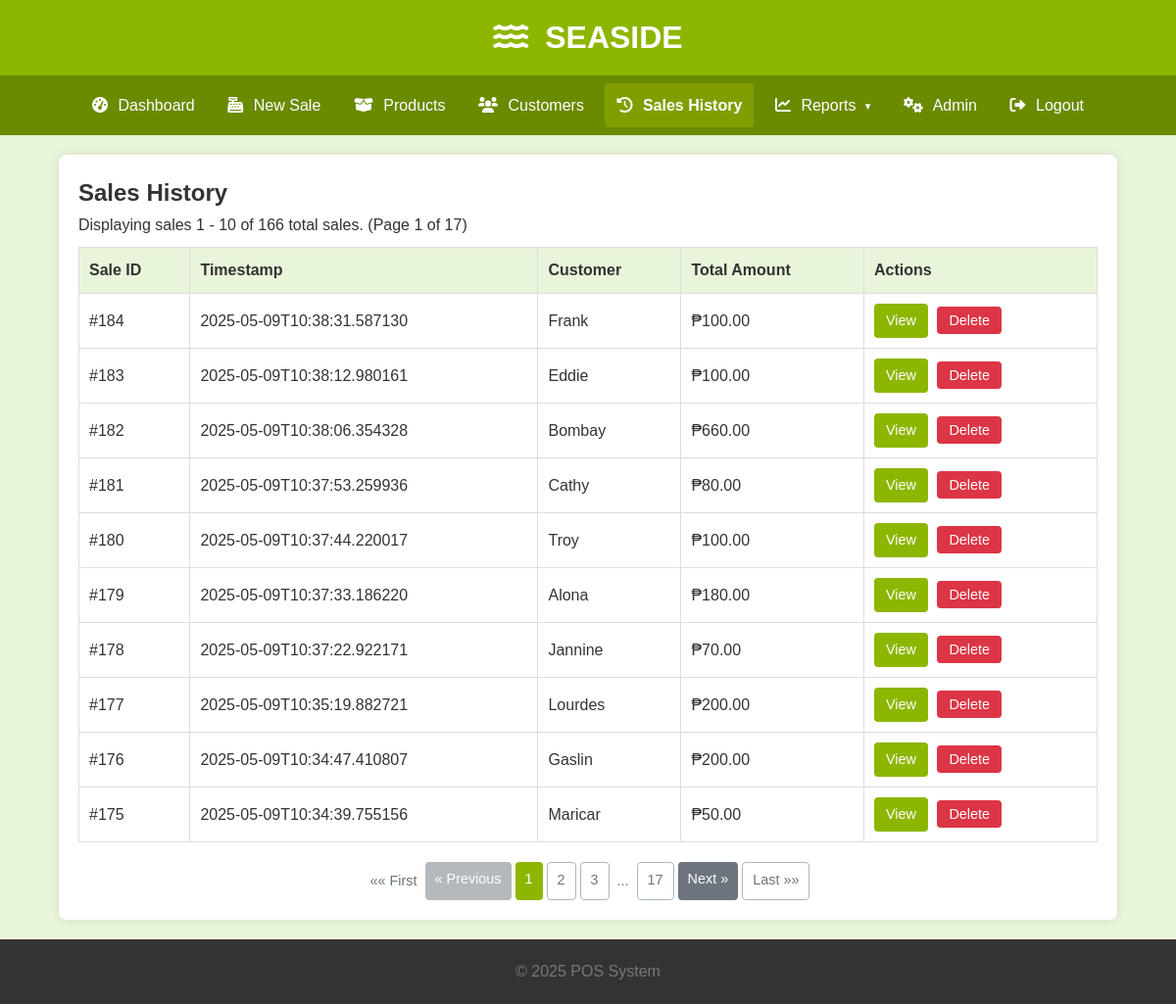
/sales (signed in), run on an earlier commit of the app's database.
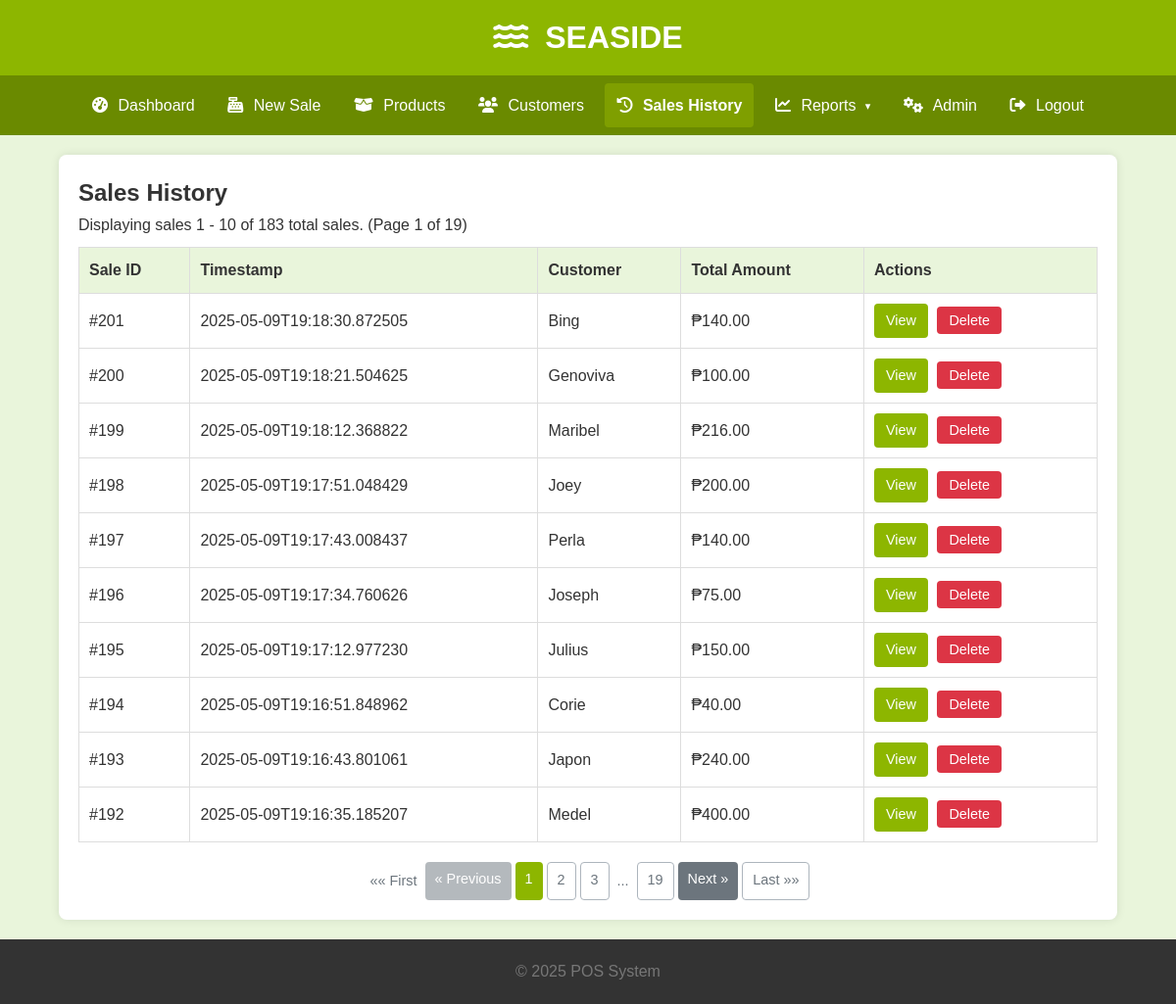
And on a later commit of the database.
### tables this page shows
CREATE TABLE Sales (
                SaleID INTEGER PRIMARY KEY AUTOINCREMENT,
                SaleTimestamp TEXT NOT NULL,
                TotalAmount REAL NOT NULL CHECK (TotalAmount >= 0),
                CustomerName TEXT DEFAULT 'N/A'
            );

### app.py (the view)
@app.route('/sales')
@app.route('/sales/page/<int:page_num>')
@login_required
def list_sales(page_num=1):
    total_sales = db.count_total_sales_db()
    sales_on_page = db.get_sales_paginated_db(page=page_num, per_page=ITEMS_PER_PAGE)
    if not sales_on_page and page_num > 1 and total_sales > 0:
        flash(f"No sales found on page {page_num}. Showing last available page.", "info")
        last_page = math.ceil(total_sales / ITEMS_PER_PAGE)
        return redirect(url_for('list_sales', page_num=last_page if last_page > 0 else 1))
    total_pages = math.ceil(total_sales / ITEMS_PER_PAGE) if total_sales > 0 else 0
    return render_template('sales/list.html',
                           sales=sales_on_page, title="Sales History",
                           current_page=page_num, total_pages=total_pages,
                           total_items=total_sales, per_page=ITEMS_PER_PAGE)

### app.py (called while the page is built)
@app.context_processor
def utility_processor():
    return {'now': datetime.datetime.now,
            'min': min,
            'max': max,
            'logged_in': session.get('logged_in', False),
            'calendar': calendar
            }

def login_required(f):
    @wraps(f)
    def decorated_function(*args, **kwargs):
        if not session.get('logged_in'):
            flash("Please log in to access this page.", "warning")
            return redirect(url_for('login', next=request.url))
        return f(*args, **kwargs)
    return decorated_function

### db_operations.py (called while the page is built)
def get_db_connection():
    conn = None
    try:
        conn = sqlite3.connect(DATABASE_URL)
        conn.row_factory = sqlite3.Row  # Access columns by name
        conn.execute("PRAGMA foreign_keys = ON;")  # Ensure foreign key constraints are enforced
        logging.debug("Database connection established.")
    except sqlite3.Error as e:
        logging.error(f"Database connection error: {e}", exc_info=True)
        raise  # Re-raise the exception if connection fails
    return conn

### templates/sales/list.html (shortened to what this page needs)
{% extends "base.html" %}
{% block content %}
<h2>Sales History</h2>
{% if sales %}
    <p style="margin-bottom: 10px;">
        Displaying sales {{ (current_page - 1) * per_page + 1 }} - {{ min(current_page * per_page, total_items) }} of {{ total_items }} total sales.
        (Page {{ current_page }} of {{ total_pages if total_pages > 0 else 1 }})
    </p>
    <div class="table-responsive-wrapper">
        <table>
            <thead>
                <tr>
                    <th>Sale ID</th>
                    <th>Timestamp</th>
                    <th>Customer</th>
                    <th>Total Amount</th>
                    <th>Actions</th>
                </tr>
            </thead>
            <tbody>
                {% for sale in sales %}
                <tr>
                    <td>#{{ sale.SaleID }}</td>
                    <td>{{ sale.SaleTimestamp }}</td>
                    <td>{{ sale.CustomerName if sale.CustomerName else 'N/A' }}</td>
                    <td>₱{{ "%.2f"|format(sale.TotalAmount) }}</td>
                    <td class="actions">
                        <a href="{{ url_for('view_sale', sale_id=sale.SaleID) }}" class="view-btn">View</a>
                        <form action="{{ url_for('delete_sale', sale_id=sale.SaleID) }}" method="POST" style="display:inline;" onsubmit="return confirm('Are you sure you want to delete Sale #{{ sale.SaleID }}? This will also delete all associated items and cannot be undone.');">
                             <button type="submit" class="delete-btn">Delete</button>
                        </form>
                    </td>
                </tr>
                {% endfor %}
            </tbody>
        </table>
    </div>
    {% if total_pages > 1 %}
    <div class="pagination" style="margin-top: 20px; text-align: center;">
        {% if current_page > 1 %} <a href="{{ url_for('list_sales', page_num=1) }}" class="btn btn-outline-secondary">&laquo;&laquo; First</a> {% else %} <span class="btn btn-outline-secondary disabled">&laquo;&laquo; First</span> {% endif %}
        {% if current_page > 1 %} <a href="{{ url_for('list_sales', page_num=current_page - 1) }}" class="btn btn-secondary">&laquo; Previous</a> {% else %} <span class="btn btn-secondary disabled">&laquo; Previous</span> {% endif %}
        {% set page_window = 2 %}
        {% set start_page = max(1, current_page - page_window) %}
        {% set end_page = min(total_pages, current_page + page_window) %}
        {% for page in range(start_page, end_page + 1) %} {% if page == current_page %} <span class="btn btn-primary current-page">{{ page }}</span> {% else %} <a href="{{ url_for('list_sales', page_num=page) }}" class="btn btn-outline-secondary">{{ page }}</a> {% endif %} {% endfor %}
        {% if end_page < total_pages %} {% if end_page < total_pages - 1 %} <span class="btn btn-outline-secondary disabled" style="border:none; background:transparent; padding: 8px 4px;">...</span> {% endif %} <a href="{{ url_for('list_sales', page_num=total_pages) }}" class="btn btn-outline-secondary">{{ total_pages }}</a> {% endif %}
        {% if current_page < total_pages %} <a href="{{ url_for('list_sales', page_num=current_page + 1) }}" class="btn btn-secondary">Next &raquo;</a> {% else %} <span class="btn btn-secondary disabled">Next &raquo;</span> {% endif %}
        {% if current_page < total_pages %} <a href="{{ url_for('list_sales', page_num=total_pages) }}" class="btn btn-outline-secondary">Last &raquo;&raquo;</a> {% else %} <span class="btn btn-outline-secondary disabled">Last &raquo;&raquo;</span> {% endif %}
    </div>
    {% endif %}
{% else %}
    <p>No sales recorded yet. <a href="{{ url_for('pos_interface') }}">Make a new sale!</a></p>
{% endif %}
{% endblock %}

What changed in the data, as far as the page shows it:
no longer on this page (row unchanged): Sales: SaleID "184", SaleTimestamp "2025-05-09T10:38:31.587130", CustomerName "Frank", TotalAmount "100.00"
no longer on this page (row unchanged): Sales: SaleID "183", SaleTimestamp "2025-05-09T10:38:12.980161", CustomerName "Eddie", TotalAmount "100.00"
no longer on this page (row unchanged): Sales: SaleID "182", SaleTimestamp "2025-05-09T10:38:06.354328", CustomerName "Bombay", TotalAmount "660.00"
no longer on this page (row unchanged): Sales: SaleID "181", SaleTimestamp "2025-05-09T10:37:53.259936", CustomerName "Cathy", TotalAmount "80.00"
no longer on this page (row unchanged): Sales: SaleID "180", SaleTimestamp "2025-05-09T10:37:44.220017", CustomerName "Troy", TotalAmount "100.00"
no longer on this page (row unchanged): Sales: SaleID "179", SaleTimestamp "2025-05-09T10:37:33.186220", CustomerName "Alona", TotalAmount "180.00"
no longer on this page (row unchanged): Sales: SaleID "178", SaleTimestamp "2025-05-09T10:37:22.922171", CustomerName "Jannine", TotalAmount "70.00"
no longer on this page (row unchanged): Sales: SaleID "177", SaleTimestamp "2025-05-09T10:35:19.882721", CustomerName "Lourdes", TotalAmount "200.00"
no longer on this page (row unchanged): Sales: SaleID "176", SaleTimestamp "2025-05-09T10:34:47.410807", CustomerName "Gaslin", TotalAmount "200.00"
no longer on this page (row unchanged): Sales: SaleID "175", SaleTimestamp "2025-05-09T10:34:39.755156", CustomerName "Maricar", TotalAmount "50.00"
added Sales: SaleID "201", SaleTimestamp "2025-05-09T19:18:30.872505", CustomerName "Bing", TotalAmount "140.00"
added Sales: SaleID "200", SaleTimestamp "2025-05-09T19:18:21.504625", CustomerName "Genoviva", TotalAmount "100.00"
added Sales: SaleID "199", SaleTimestamp "2025-05-09T19:18:12.368822", CustomerName "Maribel", TotalAmount "216.00"
added Sales: SaleID "198", SaleTimestamp "2025-05-09T19:17:51.048429", CustomerName "Joey", TotalAmount "200.00"
added Sales: SaleID "197", SaleTimestamp "2025-05-09T19:17:43.008437", CustomerName "Perla", TotalAmount "140.00"
added Sales: SaleID "196", SaleTimestamp "2025-05-09T19:17:34.760626", CustomerName "Joseph", TotalAmount "75.00"
added Sales: SaleID "195", SaleTimestamp "2025-05-09T19:17:12.977230", CustomerName "Julius", TotalAmount "150.00"
added Sales: SaleID "194", SaleTimestamp "2025-05-09T19:16:51.848962", CustomerName "Corie", TotalAmount "40.00"
added Sales: SaleID "193", SaleTimestamp "2025-05-09T19:16:43.801061", CustomerName "Japon", TotalAmount "240.00"
added Sales: SaleID "192", SaleTimestamp "2025-05-09T19:16:35.185207", CustomerName "Medel", TotalAmount "400.00"
Also different on the page:
{{ total_items }}: "166" → "183"
{{ total_pages if total_pages > 0 else 1 }}: "17" → "19"
{{ total_pages }}: "17" → "19"
